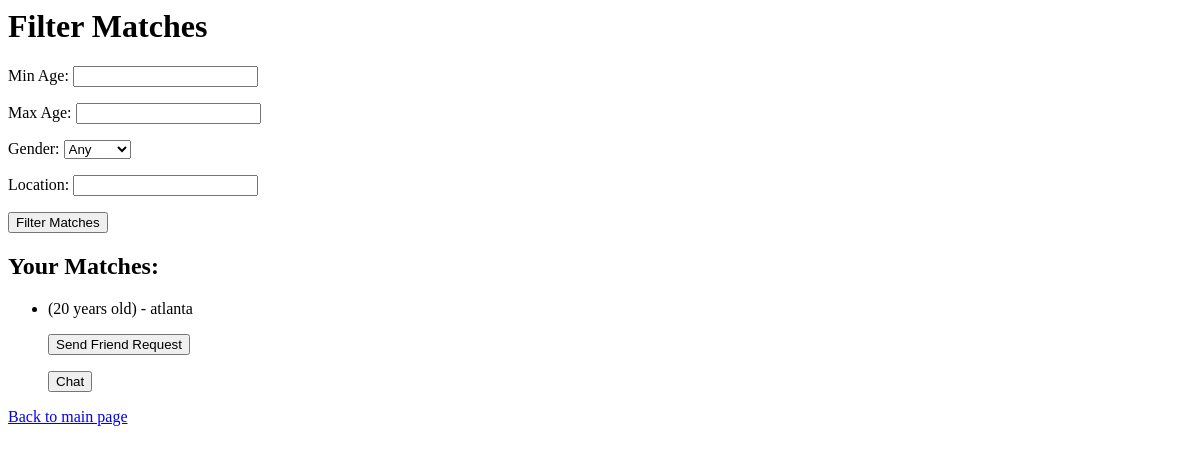
/accounts/matches/ (signed in), run on an earlier commit of the app's database.
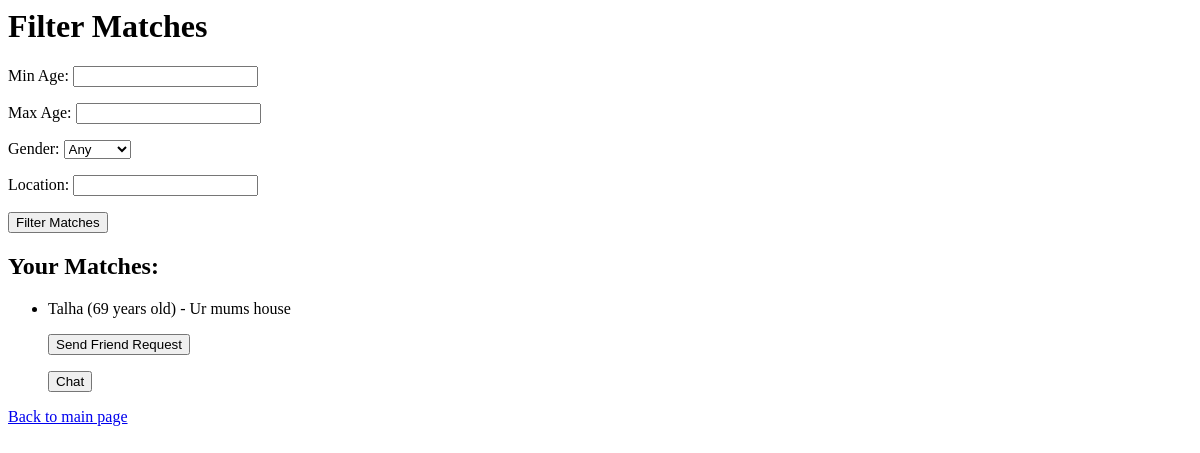
And on a later commit of the database.
### accounts/models.py (models this page shows, shortened)
class User(AbstractUser):
    GENDER_CHOICES = [('M', 'Male'), ('F', 'Female')]
    name = models.CharField(max_length=100, blank=True)
    gender = models.CharField(max_length=1, choices=GENDER_CHOICES)
    age = models.PositiveIntegerField()
    location = models.CharField(max_length=255)
    bio = models.TextField(blank=True)
    profile_image = models.ImageField(upload_to='profile_pics/', blank=True, null=True)  # Allow null for backward compatibility
    security_question_1 = models.CharField(max_length=255, blank=True)
    security_answer_1 = models.CharField(max_length=255, blank=True)
    security_question_2 = models.CharField(max_length=255, blank=True)
    security_answer_2 = models.CharField(max_length=255, blank=True)
    objects = UserManager()

### accounts/views.py (the view, shortened to what this page needs)
# urls.py: path('matches/', views.find_matches, name='find_matches'),
@login_required
def find_matches(request):
    current_user = request.user
    matches = User.objects.exclude(id=current_user.id)
    friends = FriendRequest.objects.filter(
        (Q(from_user=current_user) | Q(to_user=current_user)),
        status='accepted'
    ).select_related('to_user', 'from_user')
    friend_ids = [friend.to_user.id if friend.from_user == current_user else friend.from_user.id for friend in friends]
    matches = matches.exclude(id__in=friend_ids)
    form = MatchFilterForm(request.GET or None)
    return render(request, 'accounts/matches.html', {'matches': matches, 'form': form})

### accounts/forms.py
class MatchFilterForm(forms.Form):
    min_age = forms.IntegerField(required=False, label='Min Age')
    max_age = forms.IntegerField(required=False, label='Max Age')
    gender = forms.ChoiceField(choices=[('', 'Any'), ('M', 'Male'), ('F', 'Female')], required=False, label='Gender')
    location = forms.CharField(max_length=100, required=False, label='Location')

### templates/accounts/matches.html (shortened to what this page needs)
<h1>Filter Matches</h1>
<form method="get" action="{% url 'find_matches' %}">
    {{ form.as_p }}
    <button type="submit">Filter Matches</button>
</form>
<h2>Your Matches:</h2>
<ul>
    {%if matches%}
        {% for match in matches %}
            <li>
                {{ match.name }} ({{ match.age }} years old) - {{ match.location }}
                    <p>
                <form method="post" action="{% url 'send_friend_request' match.id %}">
                    <button type="submit">Send Friend Request</button>
                </form>
                </p>
                <a href="{% url 'send_message' match.id %}"><button type="submit">Chat</button></a>
            </li>
        {% endfor %}
    {%else%}
        <li>Filter your matches</li>
    {%endif%}
</ul>
<a href="{% url 'main_page' %}">Back to main page</a>

What changed in the data, as far as the page shows it:
no longer on this page (row edited): User: age "20", location "atlanta"
added User: name "Talha", age "69", location "Ur mums house"
